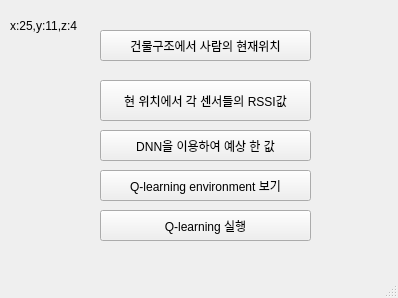
<?xml version="1.0" encoding="UTF-8"?>
<ui version="4.0">
 <class>MainWindow</class>
 <widget class="QMainWindow" name="MainWindow">
  <property name="geometry">
   <rect>
    <x>0</x>
    <y>0</y>
    <width>398</width>
    <height>298</height>
   </rect>
  </property>
  <property name="windowTitle">
   <string>MainWindow</string>
  </property>
  <widget class="QWidget" name="centralwidget">
   <widget class="QPushButton" name="btn2">
    <property name="geometry">
     <rect>
      <x>100</x>
      <y>130</y>
      <width>211</width>
      <height>31</height>
     </rect>
    </property>
    <property name="text">
     <string>DNN을 이용하여 예상 한 값</string>
    </property>
   </widget>
   <widget class="QPushButton" name="btn1">
    <property name="geometry">
     <rect>
      <x>100</x>
      <y>80</y>
      <width>211</width>
      <height>41</height>
     </rect>
    </property>
    <property name="text">
     <string>현 위치에서 각 센서들의 RSSI값</string>
    </property>
   </widget>
   <widget class="QPushButton" name="btn3">
    <property name="geometry">
     <rect>
      <x>100</x>
      <y>170</y>
      <width>211</width>
      <height>31</height>
     </rect>
    </property>
    <property name="text">
     <string>Q-learning environment 보기</string>
    </property>
   </widget>
   <widget class="QLabel" name="label">
    <property name="geometry">
     <rect>
      <x>10</x>
      <y>15</y>
      <width>81</width>
      <height>21</height>
     </rect>
    </property>
    <property name="text">
     <string>x:25,y:11,z:4</string>
    </property>
   </widget>
   <widget class="QPushButton" name="btn4">
    <property name="geometry">
     <rect>
      <x>100</x>
      <y>210</y>
      <width>211</width>
      <height>31</height>
     </rect>
    </property>
    <property name="text">
     <string>Q-learning 실행</string>
    </property>
   </widget>
   <widget class="QPushButton" name="btn5">
    <property name="geometry">
     <rect>
      <x>100</x>
      <y>30</y>
      <width>211</width>
      <height>31</height>
     </rect>
    </property>
    <property name="text">
     <string>건물구조에서 사람의 현재위치</string>
    </property>
   </widget>
  </widget>
  <widget class="QMenuBar" name="menubar">
   <property name="geometry">
    <rect>
     <x>0</x>
     <y>0</y>
     <width>398</width>
     <height>21</height>
    </rect>
   </property>
  </widget>
  <widget class="QStatusBar" name="statusbar"/>
 </widget>
 <resources/>
 <connections/>
</ui>
